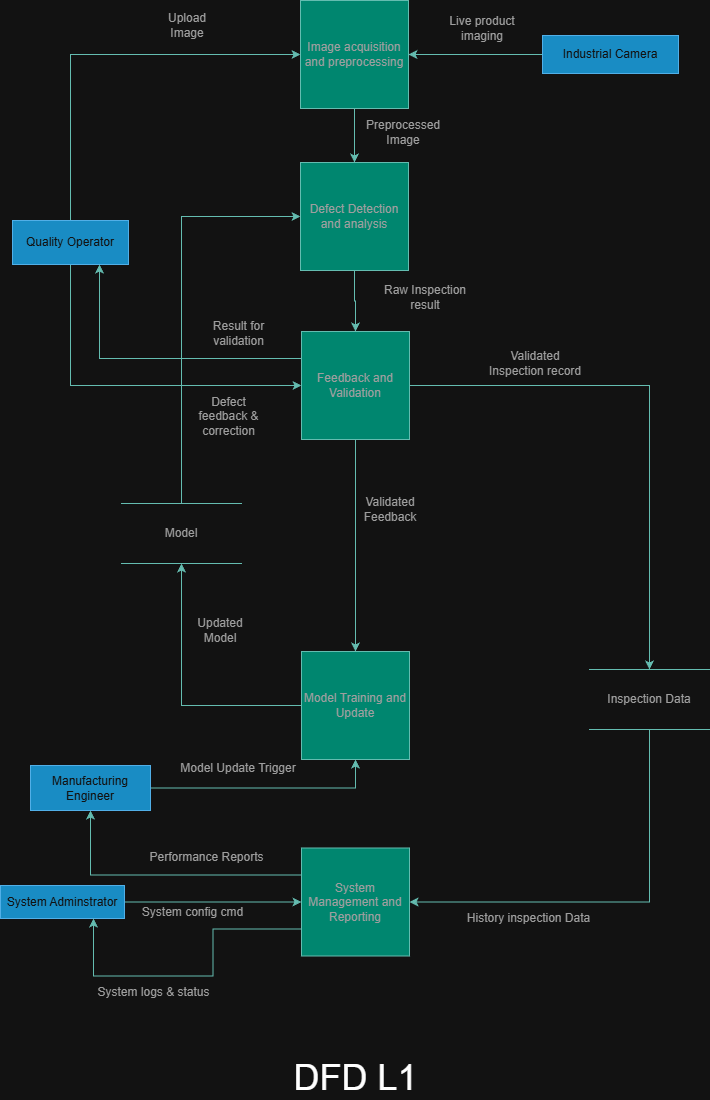
#> input picture Design/DFDL1_v1.drawio.png, 710 x 1100 px
$ python -i preprocess_p.py   (imports and definitions only)
#> lines starting #> are read from the running program, lines starting #| are printed output that depends on the picture
import cv2
import numpy as np
import os
from datetime import datetime

class ImageProcessor:
    def __init__(self, target_size=(224, 224), color_mode='rgb'):
        self.target_size = target_size
        self.color_mode = color_mode
        # CLAHE is used for industrial contrast enhancement
        self.clahe = cv2.createCLAHE(clipLimit=2.0, tileGridSize=(8,8))

    def preprocess(self, source):
        """
        Processes image for Anomaly Detection.
        Includes Contrast Enhancement (CLAHE) to highlight defects.
        """
        raw_img = self._load_image(source)
        if raw_img is None:
            raise ValueError("Image could not be loaded.")

        # 1. Preserve Metadata (as per your Class Diagram)
        metadata = {
            "original_resolution": f"{raw_img.shape[1]}x{raw_img.shape[0]}",
            "timestamp": datetime.now().strftime("%Y-%m-%d %H:%M:%S")
        }

        # 2. Convert Color Space
        if self.color_mode == 'grayscale':
            gray = cv2.cvtColor(raw_img, cv2.COLOR_BGR2GRAY)
            # Enhance contrast so defects (scratches/dents) are visible
            enhanced = self.clahe.apply(gray)
        else:
            # For RGB, we enhance the L channel in LAB space to avoid color distortion
            lab = cv2.cvtColor(raw_img, cv2.COLOR_BGR2LAB)
            l, a, b = cv2.split(lab)
            l = self.clahe.apply(l)
            enhanced = cv2.merge((l, a, b))
            enhanced = cv2.cvtColor(enhanced, cv2.COLOR_LAB2RGB)

        # 3. Noise Reduction (Bilateral filter preserves edges/defects better than Gaussian)
        denoised = cv2.bilateralFilter(enhanced, 5, 75, 75)

        # 4. Resize and Normalize
        resized = cv2.resize(denoised, self.target_size)
        normalized = resized.astype("float32") / 255.0

        if self.color_mode == 'grayscale':
            normalized = np.expand_dims(normalized, axis=-1)

        # Return both the processed image and metadata for your 'Image' class
        return normalized, metadata

    def _load_image(self, source):
        if isinstance(source, str):
            return cv2.imread(source) if os.path.exists(source) else None
        elif isinstance(source, bytes):
            nparr = np.frombuffer(source, np.uint8)
            return cv2.imdecode(nparr, cv2.IMREAD_COLOR)
        return None

    def augment_for_self_supervised(self, image):
        """
        Creates variations of 'normal' images.
        Required for Section 3.2 of your SRS.
        """
        # Example: Random rotation or slight brightness shifts
        rows, cols, _ = image.shape
        M = cv2.getRotationMatrix2D((cols/2, rows/2), np.random.uniform(-10, 10), 1)
        augmented = cv2.warpAffine(image, M, (cols, rows))
        return augmented

# --- Example Usage ---
# [13 lines not run here, left out]

>>> import cv2
>>> picture = cv2.imread('Design/DFDL1_v1.drawio.png', cv2.IMREAD_GRAYSCALE)
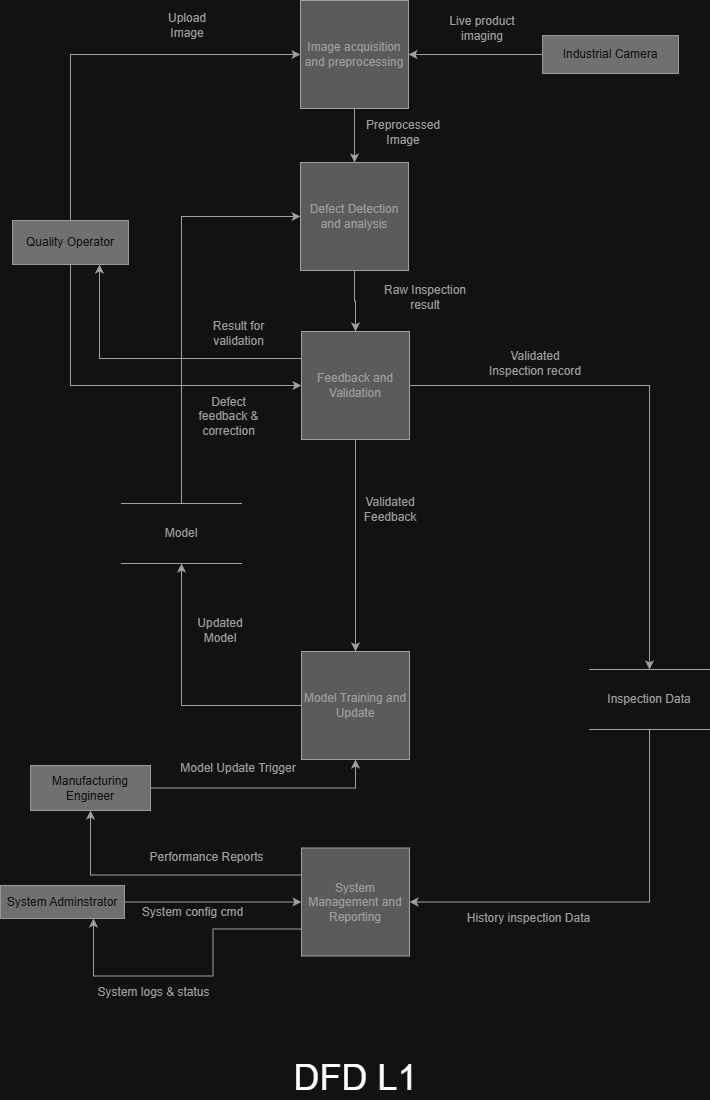
#> picture: shape (1100, 710); min 18, max 255, mean 28.5
>>> result = ImageProcessor().preprocess(picture)
#> (the run stopped early here; a loop or call above may not have finished)
